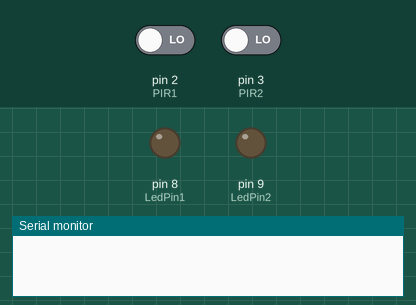
This sketch was run on a simulated Arduino Uno, built with avr-gcc and run on an emulated ATmega328P. On the bench: output pins drawn as LEDs (lit = HIGH), the last lines printed to the serial monitor. The inputs (shaded band) are chosen by the test bench; at power-on: pin 2 (PIR1) LOW, pin 3 (PIR2) LOW.

Above: at 1.2 s.
1.3 s: pin 2 (PIR1) driven HIGH
At 1.7 s:
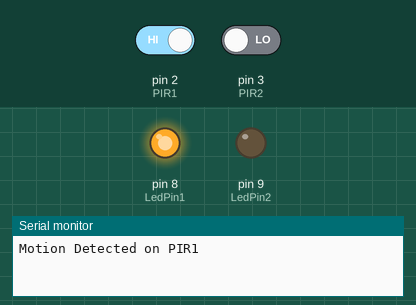
2.8 s: pin 3 (PIR2) driven HIGH
At 4.0 s:
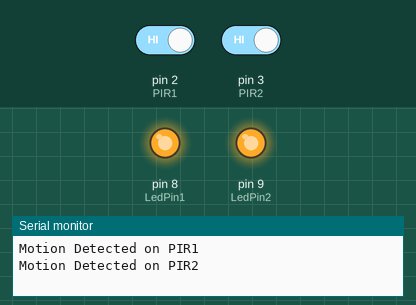
4.3 s: pin 2 (PIR1) driven LOW
At 5.2 s:
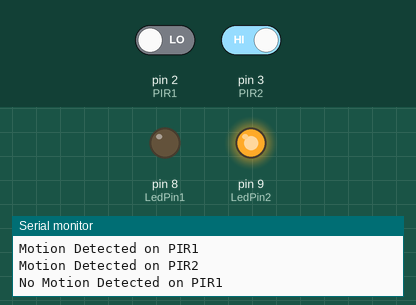
5.8 s: pin 3 (PIR2) driven LOW
At 6.3 s:
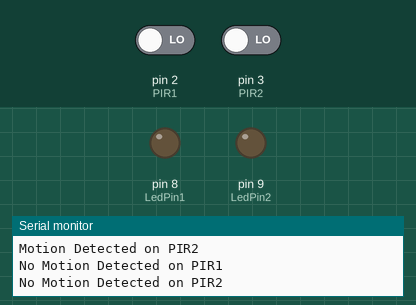
Timing chart, 0 to 8.3 s (numbered marks = the images above; inputs shaded):
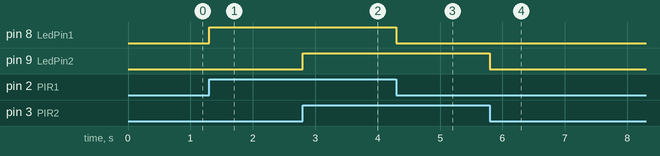

The sketch:

Task_1.3C.ino
```cpp
const uint8_t LedPin1 = 8;
const uint8_t LedPin2 = 9;
const uint8_t PIR1 = 2;
const uint8_t PIR2 = 3;

uint8_t PIRstate1 = LOW;
uint8_t PIRstate2 = LOW;

void setup()
{
    pinMode(LedPin1, OUTPUT);
    pinMode(PIR1, INPUT);
    pinMode(LedPin2, OUTPUT);
    pinMode(PIR2, INPUT);

    Serial.begin(9600);

    attachInterrupt(digitalPinToInterrupt(PIR1), PIR1MotionDetected, CHANGE);
    attachInterrupt(digitalPinToInterrupt(PIR2), PIR2MotionDetected, CHANGE);
}

void loop()
{
}

void PIR1MotionDetected()
{
    MotionDetected(PIR1, PIRstate1, LedPin1, "PIR1");
}

void PIR2MotionDetected()
{
    MotionDetected(PIR2, PIRstate2, LedPin2, "PIR2");
}

void MotionDetected(const uint8_t &input, uint8_t &state, const uint8_t &output, const String &device)
{
    state = digitalRead(input);
    if (state)
    {
        digitalWrite(output, HIGH);
        Serial.println("Motion Detected on " + device);
    }
    else
    {
        digitalWrite(output, LOW);
        Serial.println("No Motion Detected on " + device);
    }
}
```

Measured:
- after the input at 1.3 s, pin 8 (LedPin1): LOW → HIGH at once
- after the input at 2.8 s, pin 9 (LedPin2): LOW → HIGH at once
- after the input at 4.3 s, pin 8 (LedPin1): HIGH → LOW at once
- after the input at 5.8 s, pin 9 (LedPin2): HIGH → LOW at once
